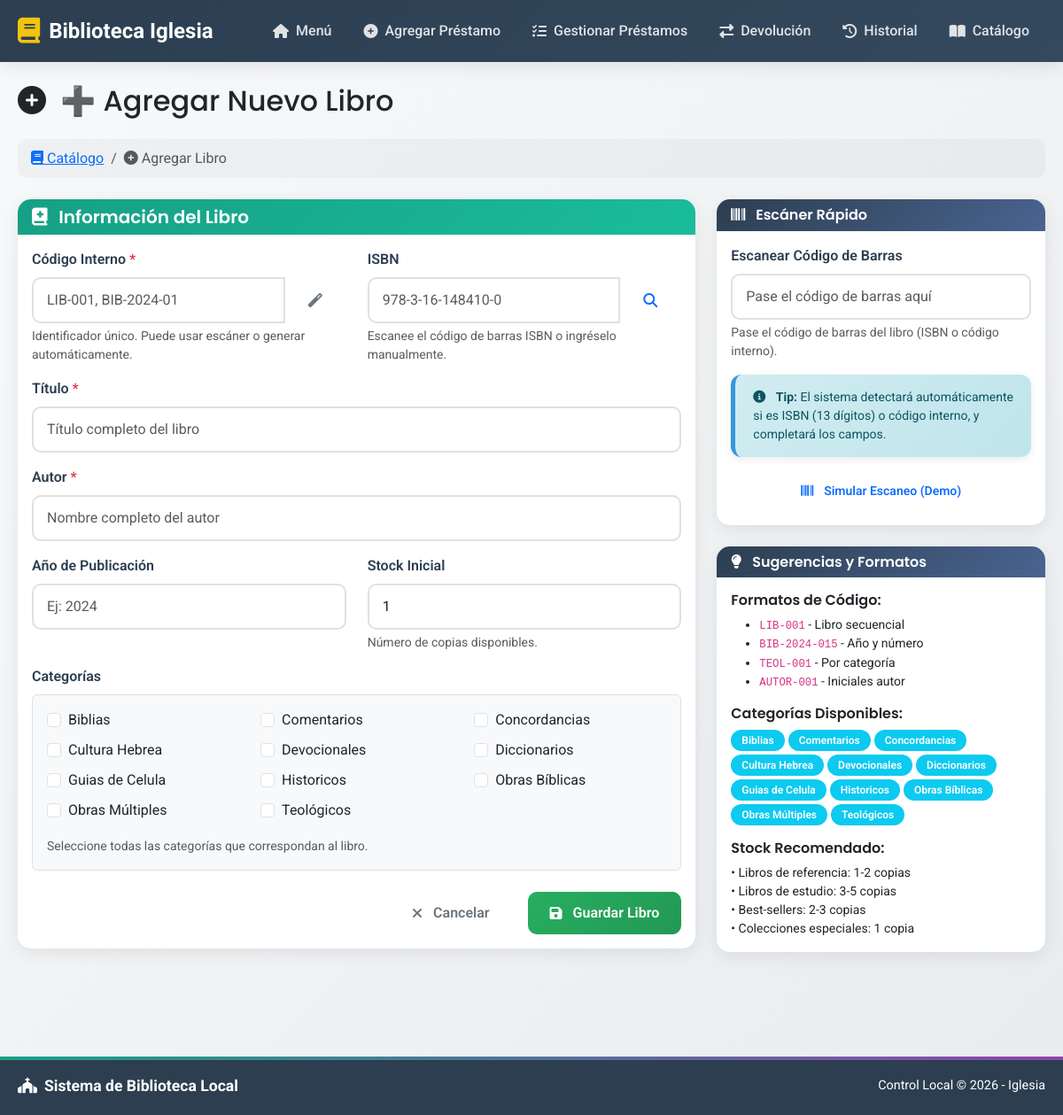
The app's page /gestion_libros_iglesia/agregar_libro.php with its own data.
### tables this page shows
CREATE TABLE `categorias` (
  `id` int NOT NULL,
  `nombre` varchar(100) NOT NULL
);

### gestion_libros_iglesia/agregar_libro.php (the view, shortened to what this page needs)
<?php
require_once 'db.php';
$sql_categorias = "SELECT id, nombre FROM categorias ORDER BY nombre";
$result_categorias = mysqli_query($link, $sql_categorias);
$categorias = [];
while ($row = mysqli_fetch_assoc($result_categorias)) {
    $categorias[] = $row;
}
?>
<nav aria-label="breadcrumb" class="mb-4">
    <ol class="breadcrumb">
        <li class="breadcrumb-item">
            <a href="catalogo_libros.php">
                <i class="fas fa-book"></i> Catálogo
            </a>
        </li>
        <li class="breadcrumb-item active" aria-current="page">
            <i class="fas fa-plus-circle"></i> Agregar Libro
        </li>
    </ol>
</nav>
<div class="row">
    <div class="col-lg-8">
        <div class="card">
            <div class="card-header gradient-book text-white">
                <h5 class="mb-0">
                    <i class="fas fa-book-medical me-2"></i>
                    Información del Libro
                </h5>
            </div>
            <div class="card-body">
                <form method="POST" action="" id="formAgregarLibro">
                    <div class="row">
                        <div class="col-md-6 mb-3">
                            <label for="codigo_interno" class="form-label">
                                Código Interno <span class="text-danger">*</span>
                            </label>
                            <div class="input-group">
                                <input type="text" class="form-control" id="codigo_interno"
                                       name="codigo_interno"
                                       value="<?php echo htmlspecialchars($_POST['codigo_interno'] ?? ''); ?>"
                                       placeholder="LIB-001, BIB-2024-01"
                                       required
                                       autofocus>
                                <button type="button" class="btn btn-outline-secondary"
                                        onclick="generarCodigoAutomatico()"
                                        title="Generar código automático">
                                    <i class="fas fa-magic"></i>
                                </button>
                            </div>
                            <div class="form-text">
                                Identificador único. Puede usar escáner o generar automáticamente.
                            </div>
                        </div>
                        <div class="col-md-6 mb-3">
                            <label for="isbn" class="form-label">ISBN</label>
                            <div class="input-group">
                                <input type="text" class="form-control" id="isbn"
                                       name="isbn"
                                       value="<?php echo htmlspecialchars($_POST['isbn'] ?? ''); ?>"
                                       placeholder="978-3-16-148410-0">
                                <button type="button" class="btn btn-outline-primary"
                                        onclick="buscarPorISBN()"
                                        title="Buscar información por ISBN">
                                    <i class="fas fa-search"></i>
                                </button>
                            </div>
                            <div class="form-text">
                                Escanee el código de barras ISBN o ingréselo manualmente.
                            </div>
                        </div>
                    </div>
                    <div class="mb-3">
                        <label for="titulo" class="form-label">
                            Título <span class="text-danger">*</span>
                        </label>
                        <input type="text" class="form-control" id="titulo"
                               name="titulo"
                               value="<?php echo htmlspecialchars($_POST['titulo'] ?? ''); ?>"
                               placeholder="Título completo del libro"
                               required>
                    </div>
                    <div class="mb-3">
                        <label for="autor" class="form-label">
                            Autor <span class="text-danger">*</span>
                        </label>
                        <input type="text" class="form-control" id="autor"
                               name="autor"
                               value="<?php echo htmlspecialchars($_POST['autor'] ?? ''); ?>"
                               placeholder="Nombre completo del autor"
                               required>
                    </div>
                    <div class="row">
                        <div class="col-md-6 mb-3">
                            <label for="ano_publicacion" class="form-label">Año de Publicación</label>
                            <input type="number" class="form-control" id="ano_publicacion"
                                   name="ano_publicacion"
                                   value="<?php echo htmlspecialchars($_POST['ano_publicacion'] ?? ''); ?>"
                                   placeholder="Ej: 2024"
                                   min="1000"
                                   max="<?php echo date('Y'); ?>">
                        </div>
                        <div class="col-md-6 mb-3">
                            <label for="stock" class="form-label">Stock Inicial</label>
                            <input type="number" class="form-control" id="stock"
                                   name="stock"
                                   value="<?php echo htmlspecialchars($_POST['stock'] ?? '1'); ?>"
                                   min="1" max="1000"
                                   required>
                            <div class="form-text">Número de copias disponibles.</div>
                        </div>
                    </div>
                    <div class="mb-4">
                        <label class="form-label">Categorías</label>
                        <div class="border rounded p-3 bg-light">
                            <div class="row">
                                <?php foreach ($categorias as $categoria): ?>
                                <div class="col-md-4 mb-2">
                                    <div class="form-check">
                                        <input class="form-check-input" type="checkbox"
                                               name="categorias[]"
                                               value="<?php echo $categoria['id']; ?>"
                                               id="cat_<?php echo $categoria['id']; ?>"
                                               <?php echo (isset($_POST['categorias']) && in_array($categoria['id'], $_POST['categorias'])) ? 'checked' : ''; ?>>
                                        <label class="form-check-label" for="cat_<?php echo $categoria['id']; ?>">
                                            <?php echo htmlspecialchars($categoria['nombre']); ?>
                                        </label>
                                    </div>
                                </div>
                                <?php endforeach; ?>
                            </div>
                            <div class="form-text mt-2">
                                Seleccione todas las categorías que correspondan al libro.
                            </div>
                        </div>
                    </div>
                    <div class="d-grid gap-2 d-md-flex justify-content-md-end">
                        <a href="catalogo_libros.php" class="btn btn-outline-secondary me-2">
                            <i class="fas fa-times me-1"></i> Cancelar
                        </a>
                        <button type="submit" name="agregar_libro" class="btn btn-success">
                            <i class="fas fa-save me-1"></i> Guardar Libro
                        </button>
                    </div>
                </form>
            </div>
        </div>
    </div>
    <div class="col-lg-4">
        <div class="card mb-4">
            <div class="card-header bg-primary text-white">
                <h6 class="mb-0">
                    <i class="fas fa-barcode me-2"></i>
                    Escáner Rápido
                </h6>
            </div>
            <div class="card-body">
                <div class="mb-3">
                    <label class="form-label">Escanear Código de Barras</label>
                    <input type="text" class="form-control" id="inputEscanner"
                           placeholder="Pase el código de barras aquí"
                           autocomplete="off">
                    <div class="form-text">
                        Pase el código de barras del libro (ISBN o código interno).
                    </div>
                </div>
                <div class="alert alert-info small">
                    <i class="fas fa-info-circle me-2"></i>
                    <strong>Tip:</strong> El sistema detectará automáticamente si es ISBN
                    (13 dígitos) o código interno, y completará los campos.
                </div>
                <div class="text-center">
                    <button type="button" class="btn btn-outline-primary btn-sm"
                            onclick="simularEscaneo()">
                        <i class="fas fa-barcode me-1"></i> Simular Escaneo (Demo)
                    </button>
                </div>
            </div>
        </div>
        <div class="card">
            <div class="card-header bg-light">
                <h6 class="mb-0">
                    <i class="fas fa-lightbulb me-2"></i>
                    Sugerencias y Formatos
                </h6>
            </div>
            <div class="card-body">
                <h6 class="mb-2">Formatos de Código:</h6>
                <ul class="small mb-3">
                    <li><code>LIB-001</code> - Libro secuencial</li>
                    <li><code>BIB-2024-015</code> - Año y número</li>
                    <li><code>TEOL-001</code> - Por categoría</li>
                    <li><code>AUTOR-001</code> - Iniciales autor</li>
                </ul>
                <h6 class="mb-2">Categorías Disponibles:</h6>
                <div class="d-flex flex-wrap gap-1 mb-3">
                    <?php foreach ($categorias as $categoria): ?>
                        <span class="badge bg-info"><?php echo htmlspecialchars($categoria['nombre']); ?></span>
                    <?php endforeach; ?>
                </div>
                <h6 class="mb-2">Stock Recomendado:</h6>
                <p class="small mb-0">
                    • Libros de referencia: 1-2 copias<br>
                    • Libros de estudio: 3-5 copias<br>
                    • Best-sellers: 2-3 copias<br>
                    • Colecciones especiales: 1 copia
                </p>
            </div>
        </div>
    </div>
</div>
<?php
include 'layout.php';
?>

### records on screen
categorias: nombre "Biblias"
categorias: nombre "Comentarios"
categorias: nombre "Concordancias"
categorias: nombre "Cultura Hebrea"
categorias: nombre "Devocionales"
categorias: nombre "Diccionarios"
categorias: nombre "Guias de Celula"
categorias: nombre "Historicos"
categorias: nombre "Obras Bíblicas"
categorias: nombre "Obras Múltiples"
categorias: nombre "Teológicos"

### other values on screen
$titulo_pagina "➕ Agregar Nuevo Libro"
